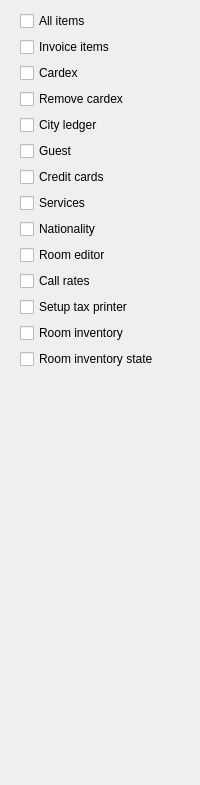
     <widget class="QWidget" name="tabDirectoryofHotel">
      <attribute name="title">
       <string>Directory of hotel</string>
      </attribute>
      <layout class="QVBoxLayout" name="verticalLayout_6">
       <property name="leftMargin">
        <number>20</number>
       </property>
       <item>
        <widget class="EQCheckBox" name="chMenuDirectory">
         <property name="text">
          <string>All items</string>
         </property>
         <property name="Tag" stdset="0">
          <number>11</number>
         </property>
        </widget>
       </item>
       <item>
        <widget class="EQCheckBox" name="chInvoiceItems">
         <property name="text">
          <string>Invoice items</string>
         </property>
         <property name="Tag" stdset="0">
          <number>36</number>
         </property>
        </widget>
       </item>
       <item>
        <widget class="EQCheckBox" name="chPartners">
         <property name="text">
          <string>Cardex</string>
         </property>
         <property name="Tag" stdset="0">
          <number>13</number>
         </property>
        </widget>
       </item>
       <item>
        <widget class="EQCheckBox" name="chPartnersRemove">
         <property name="text">
          <string>Remove cardex</string>
         </property>
         <property name="Tag" stdset="0">
          <number>129</number>
         </property>
        </widget>
       </item>
       <item>
        <widget class="EQCheckBox" name="chCityledgerList">
         <property name="text">
          <string>City ledger</string>
         </property>
         <property name="Tag" stdset="0">
          <number>125</number>
         </property>
        </widget>
       </item>
       <item>
        <widget class="EQCheckBox" name="chGuests">
         <property name="text">
          <string>Guest</string>
         </property>
         <property name="Tag" stdset="0">
          <number>14</number>
         </property>
        </widget>
       </item>
       <item>
        <widget class="EQCheckBox" name="chCreditCard">
         <property name="text">
          <string>Credit cards</string>
         </property>
         <property name="Tag" stdset="0">
          <number>15</number>
         </property>
        </widget>
       </item>
       <item>
        <widget class="EQCheckBox" name="chServices">
         <property name="text">
          <string>Services</string>
         </property>
         <property name="Tag" stdset="0">
          <number>25</number>
         </property>
        </widget>
       </item>
       <item>
        <widget class="EQCheckBox" name="chNationalityFile">
         <property name="text">
          <string>Nationality</string>
         </property>
         <property name="Tag" stdset="0">
          <number>114</number>
         </property>
        </widget>
       </item>
       <item>
        <widget class="EQCheckBox" name="chRoomEditor">
         <property name="text">
          <string>Room editor</string>
         </property>
         <property name="Tag" stdset="0">
          <string>34</string>
         </property>
        </widget>
       </item>
       <item>
        <widget class="EQCheckBox" name="chRoomEditor_2">
         <property name="text">
          <string>Call rates</string>
         </property>
         <property name="Tag" stdset="0">
          <string>126</string>
         </property>
        </widget>
       </item>
       <item>
        <widget class="EQCheckBox" name="chSetupTax">
         <property name="text">
          <string>Setup tax printer</string>
         </property>
         <property name="Tag" stdset="0">
          <number>35</number>
         </property>
        </widget>
       </item>
       <item>
        <widget class="EQCheckBox" name="chHotelRoomInventory">
         <property name="text">
          <string>Room inventory</string>
         </property>
         <property name="Tag" stdset="0">
          <number>87</number>
         </property>
        </widget>
       </item>
       <item>
        <widget class="EQCheckBox" name="chRoomInventoryState">
         <property name="text">
          <string>Room inventory state</string>
         </property>
         <property name="Tag" stdset="0">
          <number>88</number>
         </property>
        </widget>
       </item>
       <item>
        <spacer name="verticalSpacer_8">
         <property name="orientation">
          <enum>Qt::Vertical</enum>
         </property>
         <property name="sizeHint" stdset="0">
          <size>
           <width>20</width>
           <height>405</height>
          </size>
         </property>
        </spacer>
       </item>
      </layout>
     </widget>
